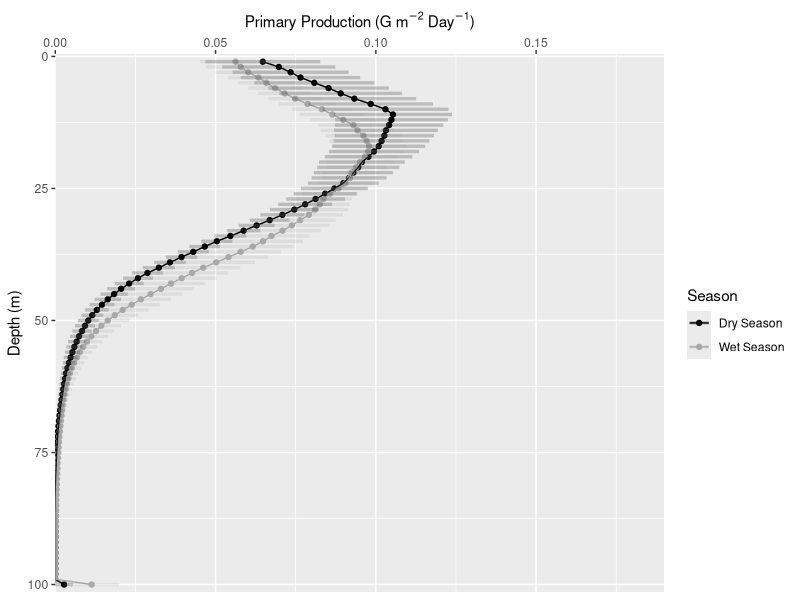
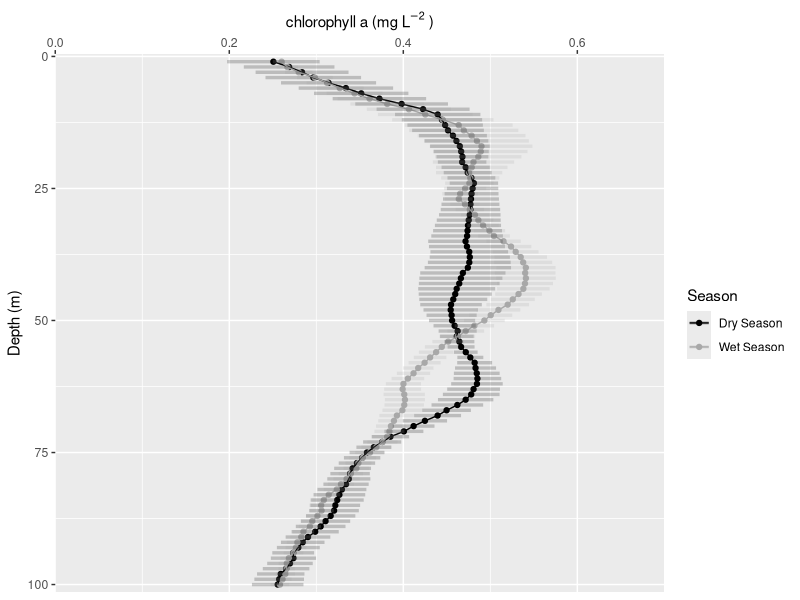
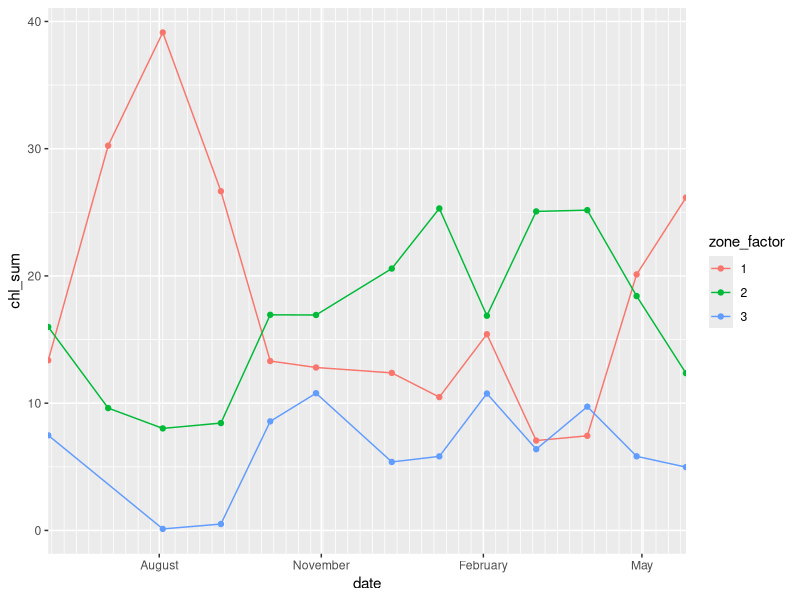
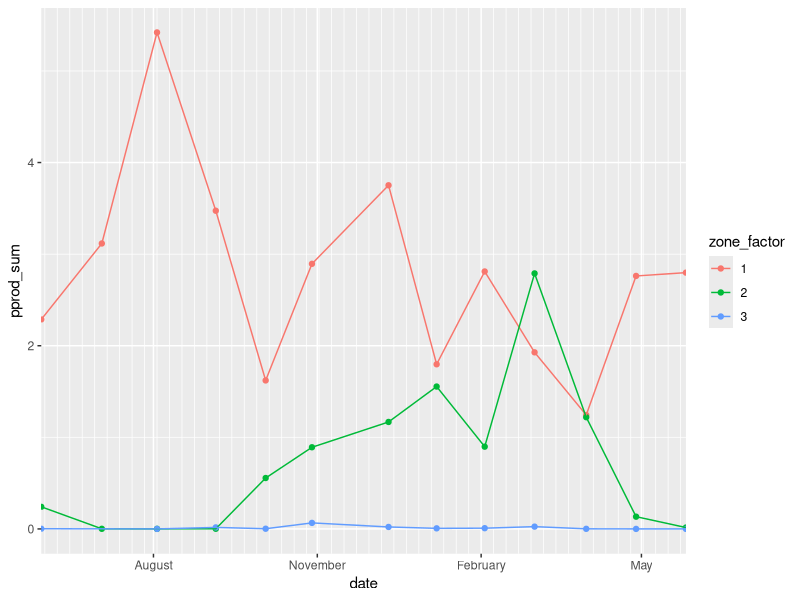

The R source for these figures, in order:
## ---- chunk 1
library(tidyverse)
library(ggplot2)
library(dplyr)
library(tidyr)
library(reshape2)
library(scales)
library(lubridate)
library(readxl)
library(readr)
library(knitr)
library(gridExtra)
# library(cowplot)
library(grid)

# for na approx
library(zoo)


## ---- chunk 2
# ltm data
ltm_prod_profile <- read_csv("2016 10 27 ltm chlorophyll and primary prod.csv")
ltm_prod_profile <- ltm_prod_profile %>% mutate(site="ltm")
ltm_prod_profile$date <- mdy(ltm_prod_profile$date)
ltm_prod_profile$chl <- na.approx(ltm_prod_profile$chl, rule=2)
ltm_prod_profile$pprod <- na.approx(ltm_prod_profile$pprod, rule=2)

# ltm data
ltm_temp_profile <- read_csv("2016 10 27 ltm temp profiles.csv")
ltm_temp_profile <- ltm_temp_profile %>% mutate(site="ltm")
ltm_temp_profile$date <- mdy(ltm_temp_profile$date)
ltm_temp_profile$temp <- na.approx(ltm_temp_profile$temp, rule=2)

ltm_p_profile <- read_csv("2016 10 27 ltm phosphorus.csv")
ltm_p_profile <- ltm_p_profile %>% mutate(site="ltm")
ltm_p_profile$date <- mdy(ltm_p_profile$date)

## ---- chunk 3
#ltm_fullprofile$pH_smooth_filled <- na.approx(ltm_fullprofile$pH_smooth, rule=2)
# get rid of the 8-05 temp data


## ---- chunk 4
ltm_fullprofile <- merge(ltm_prod_profile, ltm_temp_profile, by = c("site","date","depth"), all = TRUE)
# filter data to less than 100 m
ltm_fullprofile <- ltm_fullprofile %>% filter(depth<=100)
ltm_fullprofile <- ltm_fullprofile %>% filter(depth>=1)
## ---- chunk 5
ltm_fullprofile$month <- as.numeric(format(ltm_fullprofile$date,"%m"))
ltm_fullprofile <- mutate(ltm_fullprofile, season = ifelse(month > "4" | month < "10", "dry", "wet"))
## ---- chunk 6
ltm_fullprofile_means <- ltm_fullprofile %>% 
  group_by(season, depth) %>%
  summarise(
    chl_mean =mean(chl, na.rm=TRUE), chl_sd=sd(chl, na.rm=TRUE), chl_sem = sd(chl, na.rm=TRUE)/sqrt(length(chl)),
    pprod_mean =mean(pprod, na.rm=TRUE), pprod_sd=sd(pprod, na.rm=TRUE), pprod_sem = sd(pprod, na.rm=TRUE)/sqrt(length(pprod)),
    zmix_mean =mean(zmix, na.rm=TRUE), zmix_sd=sd(zmix, na.rm=TRUE), zmix_sem = sd(zmix, na.rm=TRUE)/sqrt(length(zmix)),
    zthermocline_mean =mean(zthermocline, na.rm=TRUE), zthemrocline_sd=sd(zthermocline, na.rm=TRUE), zthemrocline_sem = sd(zthermocline, na.rm=TRUE)/sqrt(length(zthermocline)),
    zhypo_mean =mean(zhypo, na.rm=TRUE), zhypo_sd=sd(zhypo, na.rm=TRUE), zhypo_sem = sd(zhypo, na.rm=TRUE)/sqrt(length(zhypo)),
    temp_mean =mean(temp, na.rm=TRUE), temp_sd=sd(temp, na.rm=TRUE), temp_sem = sd(temp, na.rm=TRUE)/sqrt(length(temp))
  )
## ---- chunk 7
require(reshape2)
ltm_fullprofile_means<- ltm_fullprofile_means %>% ungroup()

# go to full long format
ltm_seasonmeans_widestep1 <- melt(ltm_fullprofile_means, id.vars = c("season", "depth"))
ltm_seasonmeans_wide <- dcast(ltm_seasonmeans_widestep1, depth ~ season + variable)
rm(ltm_seasonmeans_widestep1)
## ---- chunk 8
ltm_zonesums_bydate <- ltm_fullprofile %>% 
  group_by(season,date, zone) %>%
  summarise(
    chl_sum =sum(chl, na.rm=TRUE), chl_N = length(chl),
    pprod_sum =sum(pprod, na.rm=TRUE), pprod_N=length(pprod)
    )
## ---- chunk 9
ltm_zonemeans_season <- ltm_zonesums_bydate %>% 
  group_by(season, zone) %>%
  summarise(
    chl_mean =mean(chl_sum, na.rm=TRUE), chl_sd=sd(chl_sum, na.rm=TRUE), chl_sem = sd(chl_sum, na.rm=TRUE)/sqrt(length(chl_sum)),
    pprod_mean =mean(pprod_sum, na.rm=TRUE), pprod_sd=sd(pprod_sum, na.rm=TRUE), pprod_sem = sd(pprod_sum, na.rm=TRUE)/sqrt(length(pprod_sum))
    )
## ---- chunk 10

ltm_pprod <- ltm_fullprofile %>%
  group_by(season, depth) %>%
  summarize(mean_pprod = mean(pprod, na.rm=TRUE), sem = sd(pprod)/sqrt(length(pprod))) %>%
  ggplot(aes(x=mean_pprod, y=depth, color=season)) + 
   geom_point()+
  geom_path()+
   geom_errorbarh(aes(xmax = mean_pprod + sem, xmin = mean_pprod - sem),
                  width=0,
                   height=0,
                  size=1.15, 
                  alpha =.2)+
  # stat_summary(fun.data="mean_cl_normal") +
  # stat_summary(fun.y="mean", geom="line")+
  # geom_segment(aes(x = 0.065, xend = .085, y = 28, yend = 28), color = "darkblue")+
  #  geom_segment(aes(x = 0.01, xend = 0.03, y = 50, yend = 50), color = "darkblue")+
  # annotate("text", x=0.17, y=28, label= "metalimnion")+
  # annotate("text", x=0.06, y=50, label= "hypolimnion")+
  scale_x_continuous( position = "top", limits=c(0,.19), expand = c(0,0))+ #
  scale_y_reverse(expand = c(0.015,0))+
  scale_color_manual(name="Season", values=c("black", "darkgrey"), labels=c("Dry Season", "Wet Season"))+
  xlab(bquote('Primary Production (G m'^-2~Day^-1*')'))+ # http://stackoverflow.com/questions/27445452/superscript-and-subscript-axis-labels-in-ggplot2
  ylab("Depth (m)")
ltm_pprod
  
# limits=c(110,0), 
   # stat_smooth(method="loess",size=1.5) 
  
## ---- chunk 11
ltm_chl <- ltm_fullprofile %>% 
  group_by(season, depth) %>%
  summarize(mean_chl = mean(chl, na.rm=TRUE), sem = sd(chl)/sqrt(length(chl))) %>%
  ggplot(aes(x=mean_chl, y=depth, color=season)) + 
   geom_point()+
  geom_path()+
  # geom_point()+
  geom_errorbarh(aes(xmax = mean_chl + sem, xmin = mean_chl - sem),
                  width=0,
                   height=0,
                  size=1.15, 
                  alpha =.2)+
  # geom_ribbon(aes(xmin = mean_temp - sem, xmax = mean_temp + sem, y=depth, colour = "season"), alpha = 0.3)+
  # stat_summary(fun.data="mean_cl_normal") +
  # stat_summary(fun.y="mean", geom="line")+
  # geom_segment(aes(x = 0.065, xend = .085, y = 28, yend = 28), color = "darkblue")+
  #  geom_segment(aes(x = 0.01, xend = 0.03, y = 50, yend = 50), color = "darkblue")+
  # annotate("text", x=0.17, y=28, label= "metalimnion")+
  # annotate("text", x=0.06, y=50, label= "hypolimnion")+
  scale_x_continuous( position = "top", expand = c(0,0), limits=c(0,.7))+ #, limits=c(0,.19)
  scale_y_reverse(expand = c(0.015,0))+
  scale_color_manual(name="Season", values=c("black", "darkgrey"), labels=c("Dry Season", "Wet Season"))+
  xlab(bquote('chlorophyll a (mg L'^-2~')'))+ # http://stackoverflow.com/questions/27445452/superscript-and-subscript-axis-labels-in-ggplot2
  ylab("Depth (m)")
ltm_chl
## ---- chunk 12
ltm_zonesums_bydate$zone_factor <- as.factor(ltm_zonesums_bydate$zone)
ltm_chl_sum <- ltm_zonesums_bydate %>% 
  group_by(zone_factor) %>%
  ggplot(aes(x=date, y=chl_sum, color=zone_factor)) + 
   geom_point()+
  geom_line()+
  scale_x_date(date_breaks = "3 months",  date_minor_breaks = "1 week", date_labels = "%B", expand = c(0,0)) 
#facet_wrap("season")
ltm_chl_sum
## ---- chunk 13
ltm_zonesums_bydate$zone_factor <- as.factor(ltm_zonesums_bydate$zone)
ltm_pprod_sum <- ltm_zonesums_bydate %>% 
  group_by(zone_factor) %>%
  ggplot(aes(x=date, y=pprod_sum, color=zone_factor)) + 
   geom_point()+
  geom_line()+
  scale_x_date(date_breaks = "3 months",  date_minor_breaks = "1 week", date_labels = "%B", expand = c(0,0)) 
#facet_wrap("season")
ltm_pprod_sum
